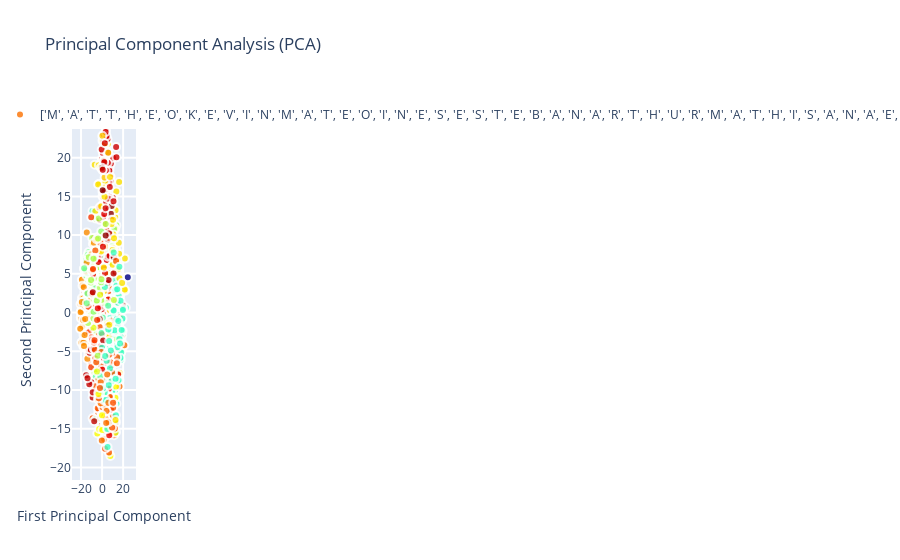

Notebook cell for this chart:
### Code cell
fig = go.Figure(data=data, layout=layout)
pio.show(fig, filename='styled-scatter')

Rbm_Mlp.fit(x_train_ch[:], y_train_ch)
rbm_plot = True

if (rbm_plot):
    plt.figure(figsize=(28, 28))
    for i, comp in enumerate(rbm.components_):
        plt.subplot(30, 10, i+1)
        plt.imshow(comp.reshape((28, 28)), cmap=plt.cm.gray_r,
                   interpolation='nearest')
        plt.xticks(())
        plt.yticks(())
    plt.subplots_adjust(0.08, 0.02, 0.92, 0.85, 0.08, 0.23)

    plt.show()

Mlp_Hog.fit(Train_FD, y_train_ch)
Mlp_Pca.fit(P_train, y_train_ch)

### Figure 1 — Plotly figure (JSON) as saved in the notebook; plotly's stock layout.template omitted (floating-point values rounded to 4 significant figures; data arrays with more than 128 entries replaced by an {"elided": "..."} marker saying what was removed)
{"data": [{"hoveron": "points", "marker": {"color": {"elided": "1000 int values"}, "colorscale": [[0, "rgb(0,0,131)"], [0.2, "rgb(0,60,170)"], [0.4, "rgb(5,255,255)"], [0.6, "rgb(255,255,0)"], [0.8, "rgb(250,0,0)"], [1, "rgb(128,0,0)"]], "line": {"color": "rgb(255, 255, 255)", "width": 2}, "opacity": 0.8, "showscale": false, "size": 8}, "mode": "markers", "name": "['M', 'A', 'T', 'T', 'H', 'E', 'O', 'K', 'E', 'V', 'I', 'N', 'M', 'A', 'T', 'E', 'O', 'I', 'N', 'E', 'S', 'E', 'S', 'T', 'E', 'B', 'A', 'N', 'A', 'R', 'T', 'H', 'U', 'R', 'M', 'A', 'T', 'H', 'I', 'S', 'A', 'N', 'A', 'E', 'T', 'H', 'O', 'M', 'A', 'S', 'M', 'E', 'L', 'I', 'S', 'S', 'A', 'M', 'O', 'R', 'G', 'A', 'N', 'E', 'L', 'E', 'N', 'A', 'I', 'G', 'J', 'U', 'L', 'I', 'E', 'I', 'N', 'E', 'S', 'A', 'N', 'O', 'U', 'K', 'J', 'U', 'L', 'I', 'E', 'L', 'O', 'U', 'N', 'O', 'L', 'A', 'K', 'I', 'L', 'I', 'A', 'N', 'V', 'A', 'L', 'E', 'N', 'T', 'I', 'N', 'A', 'C', 'H', 'I', 'L', 'L', 'E', 'H', 'A', 'I', 'N', 'O', 'Q', 'U', 'E', 'N', 'T', 'I', 'N', 'I', 'O', 'U', 'V', 'I', 'C', 'T', 'O', 'R', 'L', 'E', 'N', 'A', 'A', 'N', 'N', 'A', 'C', 'L', 'A', 'R', 'A', 'C', 'H', 'A', 'R', 'L', 'O', 'T', 'T', 'E', 'A', 'N', 'I', 'S', 'S', 'A', 'C', 'H', 'L', 'O', 'E', 'E', 'L', 'E', 'N', 'A', 'C', 'A', 'M', 'I', 'L', 'L', 'E', 'A', 'L', 'E', 'X', 'A', 'N', 'D', 'R', 'E', 'L', 'U', 'C', 'I', 'E', 'M', 'A', 'N', 'O', 'N', 'O', 'M', 'N', 'I', 'A', 'K', 'Y', 'L', 'L', 'I', 'A', 'N', 'E', 'M', 'M', 'A', 'L', 'E', 'A', 'N', 'A', 'E', 'L', 'K', 'A', 'N', 'A', 'L', 'G', 'A', 'B', 'R', 'I', 'E', 'L', 'C', 'L', 'A', 'R', 'A', 'P', 'E', 'R', 'R', 'I', 'N', 'E', 'D', 'I', 'E', 'G', 'O', 'F', 'I', 'O', 'R', 'I', 'N', 'E', 'E', 'V', 'A', 'H', 'U', 'G', 'O', 'L', 'A', 'U', 'R', 'A', 'L', 'E', 'O', 'T', 'H', 'O', 'M', 'A', 'S', 'N', 'O', 'A', 'H', 'E', 'W', 'E', 'N', 'N', 'A', 'T', 'H', 'A', 'N', 'A', 'E', 'L', 'V', 'I', 'C', 'T', 'O', 'R', 'L', 'I', 'L', 'Y', 'L', 'O', 'A', 'N', 'T', 'H', 'E', 'O', 'L', 'U', 'B', 'I', 'N', 'A', 'R', 'T', 'H', 'U', 'R', 'R', 'O', 'M', 'A', 'I', 'N', 'A', 'N', 'T', 'O', 'I', 'N', 'E', 'T', 'R', 'I', 'S', 'T', 'A', 'N', 'M', 'A', 'T', 'I', 'S', 'S', 'E', 'N', 'I', 'N', 'O', 'N', 'C', 'H', 'A', 'R', 'L', 'O', 'T', 'T', 'E', 'Q', 'U', 'E', 'N', 'T', 'I', 'N', 'T', 'H', 'E', 'O', 'L', 'O', 'U', 'I', 'S', '-', 'C', 'Y', 'P', 'R', 'I', 'E', 'N', 'T', 'I', 'M', 'O', 'T', 'H', 'E', 'E', 'M', 'O', 'R', 'G', 'A', 'N', 'E', 'P', 'R', 'I', 'S', 'C', 'I', 'L', 'E', 'A', 'L', 'E', 'X', 'A', 'N', 'D', 'R', 'E', 'E', 'L', 'I', 'S', 'A', 'L', 'Y', 'N', 'D', 'A', 'E', 'L', 'E', 'A', 'H', 'U', 'G', 'O', 'A', 'N', 'I', 'S', 'C', 'H', 'E', 'R', 'I', 'F', 'A', 'L', 'I', 'L', 'I', 'A', 'A', 'L', 'E', 'X', 'A', 'N', 'D', 'R', 'E', 'D', 'Y', 'L', 'A', 'N', 'I', 'M', 'A', 'N', 'P', 'I', 'E', 'R', 'R', 'E', '-', 'L', 'U', 'O', 'I', 'S', 'K', 'A', 'T', 'H', 'L', 'E', 'E', 'N', 'D', 'J', 'A', 'N', 'G', 'O', 'J', 'E', 'A', 'N', 'H', 'U', 'B', 'E', 'R', 'T', 'L', 'A', 'U', 'R', 'I', 'A', 'N', 'E', 'O', 'C', 'E', 'A', 'N', 'E', 'L', 'E', 'A', 'M', 'A', 'T', 'H', 'I', 'L', 'D', 'E', 'R', 'O', 'S', 'E', 'B', 'A', 'S', 'T', 'I', 'E', 'M', 'A', 'L', 'Y', 'S', 'O', 'N', 'T', 'H', 'I', 'B', 'A', 'U', 'L', 'T', 'M', 'U', 'N', 'A', 'W', 'A', 'R', 'B', 'E', 'N', 'J', 'A', 'M', 'I', 'N', 'H', 'U', 'G', 'O', 'S', 'E', 'R', 'G', 'E', 'Y', 'M', 'A', 'L', 'O', 'M', 'N', 'A', 'T', 'H', 'A', 'N', 'S', 'A', 'H', 'E', 'L', 'J', 'O', 'H', 'A', 'N', 'N', 'E', 'C', 'H', 'L', 'O', 'E', 'T', 'H', 'E', 'O', 'A', 'R', 'N', 'A', 'U', 'D', 'N', 'A', 'T', 'H', 'A', 'N', 'C', 'H', 'L', 'O', 'E', 'L', 'E', 'A', 'N', 'A', 'S', 'A', 'L', 'O', 'M', 'E', 'L', 'E', 'S', 'L', 'I', 'E', 'C', 'A', 'M', 'I', 'L', 'L', 'E', 'O', 'W', 'E', 'N', 'N', 'A', 'T', 'H', 'A', 'N', 'B', 'A', 'P', 'T', 'I', 'S', 'T', 'E', 'K', 'I', 'L', 'L', 'I', 'A', 'N', 'M', 'E', 'H', 'D', 'I', 'A', 'N', 'G', 'E', 'L', 'E', 'L', 'E', 'O', 'E', 'M', 'M', 'A', 'I', 'N', 'E', 'S', 'M', 'A', 'T', 'H', 'I', 'L', 'D', 'E', 'E', 'A', 'A', 'N', 'T', 'O', 'I', 'N', 'E', 'M', 'M', 'Y', 'R', 'E', 'I', 'N', 'H', 'A', 'T', 'H', 'E', 'O', 'C', 'A', 'M', 'I', 'L', 'L', 'E', 'R', 'E', 'M', 'I', 'R', 'O', 'X', 'A', 'N', 'E', 'G', 'W', 'E', 'N', 'A', 'E', 'L', 'L', 'E', 'C', 'A', 'R', 'L', 'A', 'J', 'U', 'L', 'I', 'E', 'P', 'A', 'U', 'L', 'A', 'N', 'T', 'O', 'I', 'N', 'E', 'B', 'E', 'N', 'J', 'A', 'M', 'I', 'N', 'N', 'O', 'E', 'C', 'A', 'R', 'L', 'A', 'T', 'H', 'I', 'B', 'A', 'U', 'L', 'T', 'N', 'O', 'A', 'H', 'E', 'L', 'I', 'E', 'T', 'R', 'I', 'S', 'T', 'A', 'N', 'V', 'A', 'L', 'E', 'N', 'T', 'I', 'N', 'E', 'B', 'A', 'R', 'B', 'A', 'S', 'E', 'P', 'H', 'O', 'R', 'A', 'M', 'A', 'T', 'T', 'H', 'I', 'S', 'V', 'A', 'L', 'E', 'R', 'I', 'A', 'N', 'M', 'O', 'N', 'A', 'M', 'A', 'E', 'L', 'M', 'A', 'R', 'I', 'U', 'S', 'A', 'W', 'E', 'N', 'A', 'E', 'N', 'Z', 'O', 'B', 'A', 'S', 'T', 'I', 'E', 'N', 'M', 'A', 'T', 'T', 'E', 'O', 'J', 'A', 'R', 'O', 'D', 'C', 'A', 'E', 'L', 'A', 'I', 'N', 'N', 'C', 'E', 'L', 'I', 'N', 'A', 'H', 'U', 'G', 'O', 'A', 'M', 'A', 'U', 'R', 'Y', 'M', 'A', 'T', 'H', 'Y', 'S', 'V', 'A', 'L', 'E', 'N', 'T', 'I', 'N', 'E', 'L', 'O', 'U', 'C', 'A', 'A', 'Z', 'I', 'Z', 'E', 'M', 'M', 'A', 'O', 'V', 'M', 'A', 'I', 'M', 'A', 'B', 'E', 'N', 'J', 'A', 'M', 'I', 'N', 'E', 'M', 'M', 'A', 'L', 'U', 'C', 'I', 'E', 'N', 'S', 'T', 'E', 'V', 'E', 'N', 'A', 'T', 'H', 'A', 'N', 'F', 'A', 'B', 'I', 'A', 'N', 'H', 'U', 'G', 'O', 'A']", "showlegend": true, "text": {"elided": "1000 str values"}, "type": "scatter", "x": {"elided": "1000 float values"}, "y": {"elided": "1000 float values"}}], "layout": {"hovermode": "closest", "showlegend": true, "title": {"text": "Principal Component Analysis (PCA)"}, "xaxis": {"gridwidth": 2, "ticklen": 5, "title": {"text": "First Principal Component"}, "zeroline": false}, "yaxis": {"gridwidth": 2, "ticklen": 5, "title": {"text": "Second Principal Component"}}}}
